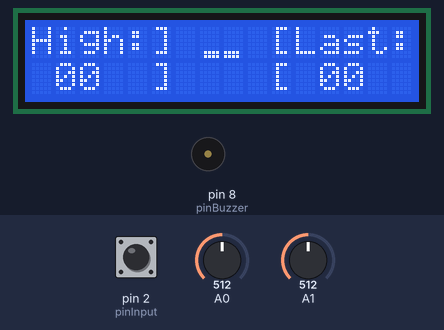
This sketch was run on a simulated Arduino Uno, built with avr-gcc and run on an emulated ATmega328P. Parts: 16×2 character LCD, buzzer (waves = sounding). Inputs (shaded band) come from the test bench; at power-on: A1 = 512, pin 2 (pinInput) HIGH, A0 = 512. Random numbers use the default seed unless the sketch sets one; what the sketch prints to the serial monitor is not drawn.

Above: at 1.2 s.
1.3 s: A1 set to 688
2.8 s: A1 set to 709
At 4.16 s:
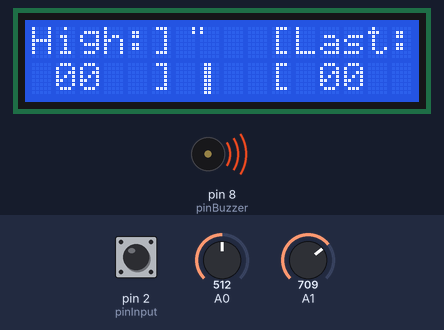
5.8 s: pin 2 (pinInput) pulled LOW for 3.2 s
At 10.3 s:
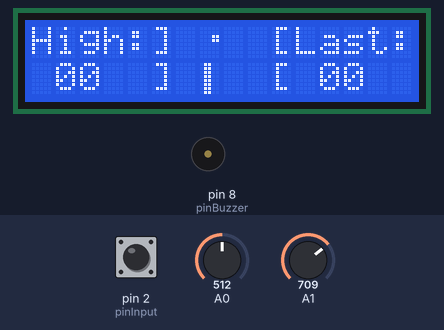
10.5 s: pin 2 (pinInput) pulled LOW for 0.15 s
At 13.0 s:
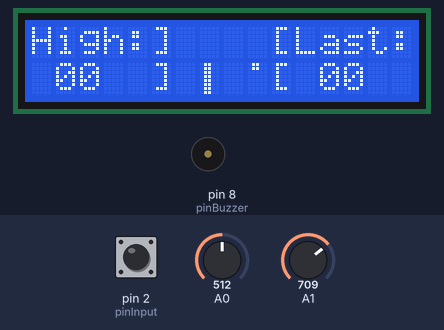
Timing chart, 0 to 13.2 s (numbered marks = the images above; inputs shaded):
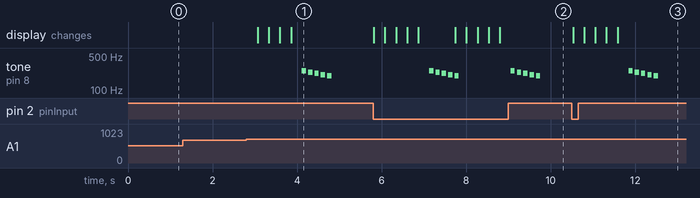

Measured:
- the behaviour switches between 700 and 701 on A1 (found by bisection; images 0 and 1)
- after the input at 1.3 s, every drawn part: stays the same
- after the input at 2.8 s, tone on pin 8 (pinBuzzer): plays 247 Hz for 0.10 s, 233 Hz for 0.10 s, 220 Hz for 0.10 s, 208 Hz for 0.10 s, 196 Hz for 0.10 s, starting after 1.3 s; the display: first changes after 0.27 s (image 1 shows a later state)
- after the input at 5.8 s, tone on pin 8 (pinBuzzer): plays 247 Hz for 0.10 s, 233 Hz for 0.10 s, 220 Hz for 0.10 s, 208 Hz for 0.10 s, 196 Hz for 0.10 s, 247 Hz for 0.10 s … (10 notes in this stretch), starting after 1.3 s; the display: first changes at once (image 2 shows a later state)
- after the input at 10.5 s, tone on pin 8 (pinBuzzer): plays 247 Hz for 0.10 s, 233 Hz for 0.10 s, 220 Hz for 0.10 s, 208 Hz for 0.10 s, 196 Hz for 0.10 s, starting after 1.3 s; the display: first changes at once (image 3 shows a later state)

The sketch:

wonsz_lcd.ino
```cpp
#include <LiquidCrystal.h>
LiquidCrystal lcd(3, 4, 5, 6, 7, 9); // RS, EN, D4, D5, D6, D7


// Trzeci port mojego wonsza / Third port of my version of the Snake Game


const int pinInput = 2; // Button (PULLUP) pin
const int pinBuzzer = 8; // Buzzer pin

const unsigned int difficulty = 4; // How often the Snek moves, per second (max is 40);

// Uses a joystick connected to A0 and A1

// Click the button start, pause, unpause or reset the game


// Rozne debugi / Various debug functions
bool miniDebug = false;
bool fruitDebug = false;
bool debug = false;
bool debug_time = false;


// zmienne programowe / Program variables
boolean started = false;
boolean lost = false;
bool won = true;
bool paused = false;
bool pToggle = 0;
int anal0=500;
int anal1=500;

int posHead[2]={4,3};
int dir[3]={0,0};

byte snakeData[80][2];
int snake_len=4;

int moveCounter=-1;

int high = 0;
int last = 0;

unsigned char conv[8]= {0, 0, 0, 0, 0, 0, 0, 0};

unsigned char table[8][5];

int posFruit[2];
bool showFruit = 0;

int cycles = 1;

long time1 = 0;

void setup() {
  // put your setup code here, to run once:
  lcd.begin(16, 2);

  Serial.begin(9600);


  pinMode(pinInput, INPUT_PULLUP);
  pinMode(pinBuzzer, OUTPUT);


  if (difficulty > 40) cycles = 1;
  else cycles = 40 / difficulty;


  //sendTable();


  resetGame();
  moveCounter=-1;


}

void loop()
{
  // put your main code here, to run repeatedly:

  if (debug_time) time1 = millis();

  if (started and !lost and !paused) moveCounter++;

  //if ((moveCounter >= cycles) and stateDebug) stateState();

  if (started and !lost and (moveCounter >= cycles)) tick();


  dealWithThePlayer();

  delay(25);


}

void tick(){
    moveCounter=0;
    bool impact=false;

    impact = ((posHead[0] == 0) and (dir[0]==-1)) or ((posHead[0] == 9) and (dir[0] == 1)) or ((posHead[1] == 0) and (dir[1] == -1)) + ((posHead[1] == 7) and (dir[1] == 1));
    if (debug) Serial.println("Wallcheck: "+String(impact));

    int i = 1;

    while (i<snake_len-1){
      if ((posHead[0] + dir[0]== snakeData[i][0] and posHead[1] == snakeData[i][1]) or (posHead[0] == snakeData[i][0] and posHead[1] + dir[1] == snakeData[i][1])) impact = impact + 1;
      i++;
    };
  if (debug) Serial.println("Bodycheck: "+String(impact));
  if (impact) defeat();
  else{
    posHead[0]+=dir[0];
    posHead[1]+=dir[1];


    if ((posHead[0] == posFruit[0]) and (posHead[1] == posFruit[1])){
        setFruit();
        snake_len++;
        if (snake_len == 80 and !won) victory();
        digitalWrite(pinBuzzer, HIGH);
        delay(50);
        digitalWrite(pinBuzzer,LOW);
        delay(50);
        digitalWrite(pinBuzzer,HIGH);
        delay(50);
        digitalWrite(pinBuzzer,LOW);

        moveCounter = 7;

      };

      if (miniDebug  && !debug and (posHead[0] == posFruit[0] and posHead[1] + dir[1] == posFruit[1])) {
        debug=1;
        debug_info();
        debug=0;

      }


    int i = (snake_len-1);

      while (i>=1){
        snakeData[i][0]=snakeData[i-1][0];
        snakeData[i][1]=snakeData[i-1][1];
        //snakeData[i][2]=snakeData[i-1][2];

        i--;
      }


    snakeData[0][0] = posHead[0];
    snakeData[0][1] = posHead[1];

    project();

    render();

    debug_info();

    timer();


  };
};

void dealWithThePlayer(){
  // #############################################################################
  // Analiza wejscia uzytkownika / User input analisys


  if (!paused and (digitalRead(pinInput) == LOW) and !pToggle and started and !lost){
    pToggle=1;
    paused=1;
    if (miniDebug  && !debug){
      debug = 1;
      debug_info();
      debug = 0;
    }
  }

  if (paused and (digitalRead(pinInput) == LOW) and !pToggle){
    pToggle=1;
    paused=0;
  }

  if (digitalRead(pinInput)==HIGH && pToggle) pToggle=0;


  bool dirChange=0;
  if ((lost) and (digitalRead(pinInput)==LOW)){
    pToggle = 1;
    resetGame();
  }


  anal0=analogRead(A0);
  anal1=analogRead(A1);


  if ( anal0 < 300 and anal1 >= 300 and anal1 <= 700 and dir[2] != 3 and posHead[0] !=  0 and posHead[0] - 1 != snakeData[1][0] ){dir[0] = -1; dir[1] =  0; dir[2] = 3; dirChange = 1;}
  if ( anal0 > 700 and anal1 >= 300 and anal1 <= 700 and dir[2] != 1 and posHead[0] != 13 and posHead[0] + 1 != snakeData[1][0] ){dir[0] =  1; dir[1] =  0; dir[2] = 1; dirChange = 1;}

  if ( anal1 < 300 and anal0 >= 300 and anal0 <= 700 and dir[2] != 0 and posHead[1] !=  0 and posHead[1] - 1 != snakeData[1][1] ){dir[0] =  0; dir[1] = -1; dir[2] = 0; dirChange = 1;}
  if ( anal1 > 700 and anal0 >= 300 and anal0 <= 700 and dir[2] != 2 and posHead[1] !=  6 and posHead[1] + 1 != snakeData[1][1] ){dir[0] =  0; dir[1] =  1; dir[2] = 2; dirChange = 1;}


  if ((miniDebug or debug) and dirChange) Serial.println("Rotation is: "+String(dir[2]));


  if ((!started) and (dirChange)){
    if (debug) Serial.println("Game, start!");
    moveCounter = 0;
    started = 1;
    showFruit = 1;

    randomSeed(millis());
    setFruit();


  }
  if (dirChange) dirChange=0;

  // Koniec analizy wejscia uzytkownika / User Input analisys end here
  // ######################################################
}

void timer(){ // Debugowy pomiar czasu
  if (debug_time){
    long time2 = millis();

    Serial.print("Czas trwania jednego cyklu: ");
    Serial.print(time2 - time1);
    Serial.println("ms");
  }
}

void project(){ // rzucaj swoje wyrzuty sumienia na inne osoby

  bool snake_matrix_flat[20][4];


  for (int i = 0; i < 80; i++){
    snake_matrix_flat[i / 4][i % 4] = 0;
  };

  for (int i = 0; i < snake_len; i++){
    byte x = snakeData[i][0];
    byte y = snakeData[i][1];
    if (y < 4 ) snake_matrix_flat[x][y] = 1;
    else snake_matrix_flat[10 + x][y - 4] = 1;

  };

    if (posFruit[1] < 4 and showFruit) snake_matrix_flat[posFruit[0]][posFruit[1]] = 1;
    else if (showFruit) snake_matrix_flat[10 + posFruit[0]][posFruit[1] - 4] = 1;


  for (int i = 0; i < 20; i++){
    table[(i * 2)/ 5][(i * 2) % 5] = 0;

    table[(i * 2)/ 5][(i * 2) % 5] += snake_matrix_flat[i][0] * 1;
    table[(i * 2)/ 5][(i * 2) % 5] += snake_matrix_flat[i][0] * 2;

    table[(i * 2)/ 5][(i * 2) % 5] += snake_matrix_flat[i][1] * 4;
    table[(i * 2)/ 5][(i * 2) % 5] += snake_matrix_flat[i][1] * 8;

    table[(i * 2)/ 5][(i * 2) % 5] += snake_matrix_flat[i][2] * 16;
    table[(i * 2)/ 5][(i * 2) % 5] += snake_matrix_flat[i][2] * 32;

    table[(i * 2)/ 5][(i * 2) % 5] += snake_matrix_flat[i][3] * 64;
    table[(i * 2)/ 5][(i * 2) % 5] += snake_matrix_flat[i][3] * 128;

    table[((i * 2) + 1) / 5][((i * 2) + 1) % 5] = table[(i * 2)/ 5][(i * 2) % 5];

  };
}


void render(){ // Renderuje tablice na LCD


  for (int i = 0; i < 8; i++){
    convert(table[i]);
    lcd.createChar(byte(i), conv);
  }

  delay(2);


}


void convert(unsigned char from[5]){ // obrot danych z tabeli na znaki

  for (int i = 0; i < 8; i++){
    conv[i] = 0;

    char num = 0b1 << i;

    conv[i] += ((from[0] & num) >> i) * 16;
    conv[i] += ((from[1] & num) >> i) * 8 ;
    conv[i] += ((from[2] & num) >> i) * 4 ;
    conv[i] += ((from[3] & num) >> i) * 2 ;
    conv[i] += ((from[4] & num) >> i) * 1 ;
  };

}


void sendTable(){ // debug - tablica gry
  if (debug){

    Serial.println("Table:");
    for (int i = 0; i < 8; i++){

      sendChar(table[i]);
    };
  };

};

void sendChar(unsigned char what[5]){
  Serial.print("[");

    Serial.print(what[0]);
    Serial.print(", ");

    Serial.print(what[1]);
    Serial.print(", ");

    Serial.print(what[2]);
    Serial.print(", ");

    Serial.print(what[3]);
    Serial.print(", ");

    Serial.print(what[4]);
    Serial.println("],");

};

void resetGame(){
  Serial.println("(Re)-Set!");

  lost = false;
  started = false;
  won = false;
  moveCounter = 0;
  snake_len = 4;

  posHead[0] = 3;
  posHead[1] = 3;

  snakeData[0][0] = 3;
  snakeData[0][1] = 3;

  snakeData[1][0] = 4;
  snakeData[1][1] = 3;;

  snakeData[2][0] = 5;
  snakeData[2][1] = 3;

  snakeData[3][0] = 6;
  snakeData[3][1] = 3;

  snakeData[4][0] = 8;
  snakeData[4][1] = 3;

  dir[2] = 1;


  showFruit = 0;

  lcd.setCursor(5, 0);
  lcd.write(']');
  lcd.write(byte(0));
  lcd.write(byte(1));
  lcd.write(byte(2));
  lcd.write(byte(3));
  lcd.write('[');


  lcd.setCursor(5, 1);
  lcd.write(']');
  lcd.setCursor(6, 1);
  lcd.write(byte(4));
  lcd.write(byte(5));
  lcd.write(byte(6));
  lcd.write(byte(7));
  lcd.write('[');

  lcd.setCursor(0, 0);
  lcd.print("High:");


  lcd.setCursor(11, 0);
  lcd.print("Last:");

  scores();


  debug_info();

  project();
  render();


};

void defeat(){
  moveCounter=-1;
  lost=true;
  Serial.println("You Lose");
  Serial.println("Score: "+String(snake_len - 4));

  debug_info();


  tone(pinBuzzer,247,100);
  delay(150);
  tone(pinBuzzer,233,100);
  delay(150);
  tone(pinBuzzer,220,100);
  delay(150);
  tone(pinBuzzer,208,100);
  delay(150);
  tone(pinBuzzer,196,100);

  last = snake_len - 4;
  high = max(high, last);

  scores();

}

void victory(){
  moveCounter=-1;
  lost=true;
  won=true;
  Serial.println(":-) You Win! :-)");
  Serial.println("Score: "+String(snake_len-4));
  debug_info();
  tone(pinBuzzer,587,200);
  delay(250);
  tone(pinBuzzer,523,200);
  delay(250);
  tone(pinBuzzer,587,200);
  delay(250);
  tone(pinBuzzer,659,200);
  delay(250);
  tone(pinBuzzer,587,200);

  last = 99;
  high = 99;

  scores();
}


void scores(){
  lcd.setCursor(1, 1);
  if (high <= 9) lcd.write('0');
  lcd.print(high);

  lcd.setCursor(12, 1);
  if (last <= 9) lcd.write('0');
  lcd.print(last);

}

void debug_info(){
  if (debug or miniDebug){
    Serial.println("Snake lenght is: "+String(snake_len));
    int j=0;
    while (j<snake_len){
      Serial.println("Snake module "+String(j) +": "+String(snakeData[j][0])+", "+String(snakeData[j][1]));
      j++;
    }
    Serial.println("\n");

  }

}


void setFruit(){
  if (fruitDebug) Serial.print("New fruit generated at: ");
  boolean conOut=0;
  int counter=0;
  while (!conOut and counter<1000){
    conOut=1;
    posFruit[0]=random(0,6)+random(0,5);
    posFruit[1]=random(0,8);

    if (posFruit[0] == posHead[0] and posFruit[1] == posHead[1]) conOut=0;

    int i=0;
    while (i<snake_len){
      if ((posFruit[0]==snakeData[i][0]) and (posFruit[1]==snakeData[i][1])) conOut=0;
      i++;
    }
    counter++;
  }
  if (counter>=999){posFruit[0]=0,posFruit[1]=0;}
  if (fruitDebug) Serial.print(String(posFruit[0])+", "+String(posFruit[1]));
  if (fruitDebug) Serial.println(", "+String(counter)+"'th try");

}
```
